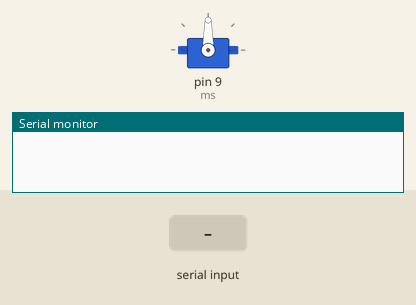
The sketch below on a simulated Arduino Uno, built with avr-gcc and run on an emulated ATmega328P. On the bench: servo, the last lines printed to the serial monitor. The inputs (shaded band) are chosen by the test bench.

Above: at 1.2 s.
1.3 s: "1" received over the second serial link
At 1.7 s:
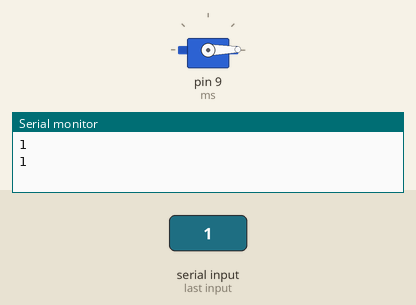
Timing chart, 0 to 4.3 s (numbered marks = the images above; inputs shaded):
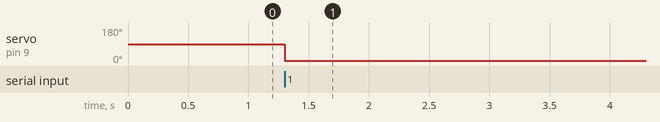

Measured:
- after the input at 1.3 s, servo on pin 9 (ms): 90° → 1° at once

The sketch:

ar_01_hand_proto.ino
```cpp
#include <SoftwareSerial.h>;
#include<Servo.h>

SoftwareSerial bluetooth(0, 1); // RX, TX
int BluetoothData;
Servo ms;
short int i = 0;
void setup()
{
  ms.attach(9);
  Serial.begin(9600);
  bluetooth.begin(9600);
}

void loop()
{
  if(i>180 || i<0){
    if(i>180){
      i=180;
    }
    else{
      i=0;
    }
  }
  while (bluetooth.available())
  {
    BluetoothData = bluetooth.read();

    if (BluetoothData == '1') {
      ms.write(i);
      //delay(20);
      i++;
      Serial.println(i);
    }
    if (BluetoothData == '5') {
      ms.write(i);
      //delay(20);
      i--;
      Serial.println(i);
    }
    else {
      ms.write(i);
      Serial.println(i);
    }
  }
}
```
